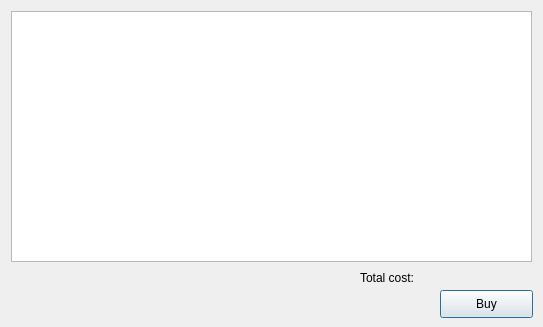
<?xml version="1.0" encoding="UTF-8"?>
<ui version="4.0">
 <class>Goodsuser</class>
 <widget class="QDialog" name="Goodsuser">
  <property name="geometry">
   <rect>
    <x>0</x>
    <y>0</y>
    <width>543</width>
    <height>327</height>
   </rect>
  </property>
  <property name="windowTitle">
   <string>Dialog</string>
  </property>
  <widget class="QTableView" name="tableView">
   <property name="geometry">
    <rect>
     <x>11</x>
     <y>11</y>
     <width>521</width>
     <height>251</height>
    </rect>
   </property>
   <property name="editTriggers">
    <set>QAbstractItemView::NoEditTriggers</set>
   </property>
   <attribute name="horizontalHeaderStretchLastSection">
    <bool>true</bool>
   </attribute>
  </widget>
  <widget class="QLabel" name="label">
   <property name="geometry">
    <rect>
     <x>360</x>
     <y>270</y>
     <width>61</width>
     <height>16</height>
    </rect>
   </property>
   <property name="text">
    <string>Total cost:</string>
   </property>
  </widget>
  <widget class="QLabel" name="cost">
   <property name="geometry">
    <rect>
     <x>430</x>
     <y>270</y>
     <width>101</width>
     <height>16</height>
    </rect>
   </property>
   <property name="text">
    <string/>
   </property>
  </widget>
  <widget class="QPushButton" name="pushButton">
   <property name="geometry">
    <rect>
     <x>440</x>
     <y>290</y>
     <width>93</width>
     <height>28</height>
    </rect>
   </property>
   <property name="text">
    <string>Buy</string>
   </property>
  </widget>
 </widget>
 <resources/>
 <connections/>
</ui>
